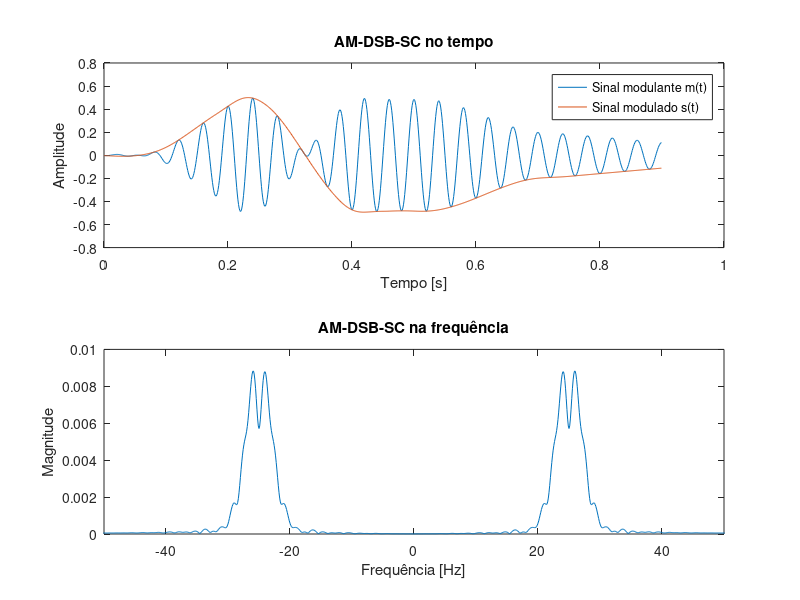

This chart was generated by the following MATLAB code:
clc; clear all; close all;
load('signal.mat')        % Abre o sinal a ser modulado
fs=1/Ts;                                   % Frequência de amostragem
Ac = 1;                                    % Amplitude da portadora
fc = 25;                                   % Frequência da portadora
c = Ac*cos(2*pi*fc*t);                     % Sinal portadora
s= c.*msg;                                 % Sinal AM-DSB-SC
%% Espectro do sinal
lfft=length(s)*10;                         % Comprimento da fft (Arbitrário)
freq=(-fs/2:fs/lfft:fs/2-fs/lfft);         % Eixo de frequência 
Mfft=fft(s,lfft)/lfft;                     % Calcula a FFT
M_sig=fftshift(Mfft);                      % Posiciona a FFT no centro
% Gráfico do AM-DSB-SC e a mensagem no tempo
subplot(2,1,1);
plot (t,s,t,msg);
legend('Sinal modulante m(t)','Sinal modulado s(t)');
title('AM-DSB-SC no tempo');
ylabel('Amplitude');
xlabel('Tempo [s]');
% Gráfico AM-DSB-SC e a mensagem na frequência 
subplot(2,1,2);
plot (freq ,abs(M_sig));
title('AM-DSB-SC na frequência');
ylabel('Magnitude');
xlabel('Frequência [Hz]');
axis([-50 50 0 0.01]);